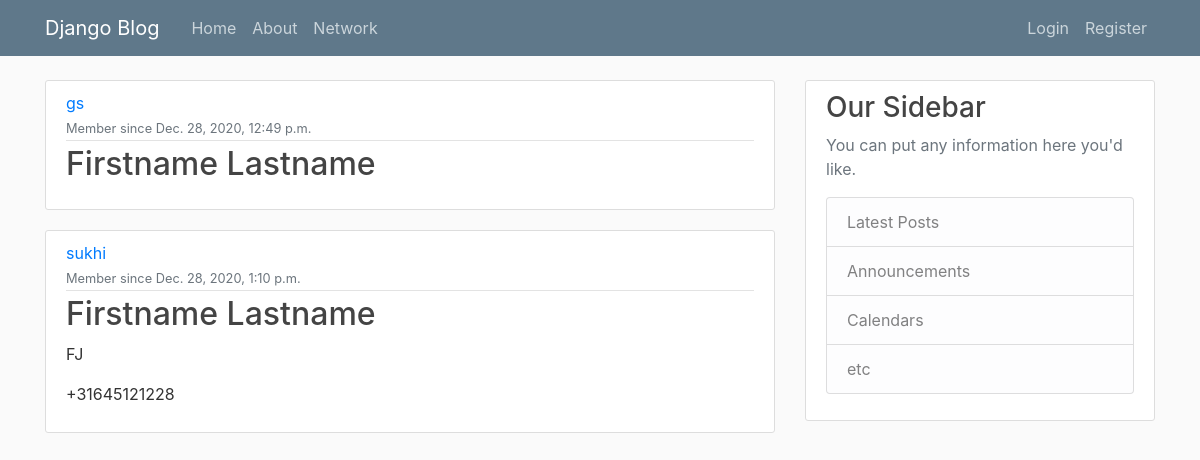
Page /network/ on the committed database.
### network/models.py (models this page shows, shortened)
class Network(models.Model):
    country = CountryField()
    phone_number = PhoneNumberField()
    date_joined = models.DateTimeField(default=timezone.now)
    user_id = models.OneToOneField(to=User, on_delete=models.CASCADE)  # Delete a user deletes the record

### network/views.py (the view)
# urls.py: path('', views.home, name='blog-home'),
def home(request):
    context = {
        'network': Network.objects.all()
    }
    return render(request=request, template_name='network/home.html', context=context)

### network/templates/network/home.html
{% extends "network/base.html"%}
{% block content %}
{% for member in network %}
<article class="media content-section">
    <div class="media-body">
        <div class="article-metadata">
            <a class="mr-2" href="#">{{ member.user_id }}</a>
            <div class="contact-card-heading-date">
                <small class="text-muted">Member since {{member.date_joined }}</small>
            </div>
        </div>
        <h2><a class="article-title" href="#">Firstname Lastname</a></h2>
        <p class="article-content">{{ member.country}}</p>
        <p class="article-content">{{ member.phone_number}}</p>
    </div>
</article>
{% endfor %}
{% endblock content %}

### blog/static/blog/main.css (style rules this page uses)
body { background: #fafafa; color: #333333; margin-top: 5rem; }
h1, h2, h3, h4, h5, h6 { color: #444444; }
.content-section { background: #ffffff; padding: 10px 20px; border: 1px solid #dddddd; border-radius: 3px; margin-bottom: 20px; }
.article-title { color: #444444; }
.article-content { white-space: pre-line; }
.article-metadata { padding-bottom: 1px; margin-bottom: 4px; border-bottom: 1px solid #e3e3e3 }

### rows in the picture
Network: user_id "gs", date_joined "Dec. 28, 2020, 12:49 p.m."
Network: user_id "sukhi", date_joined "Dec. 28, 2020, 1:10 p.m.", country "FJ", phone_number "+31645121228"
